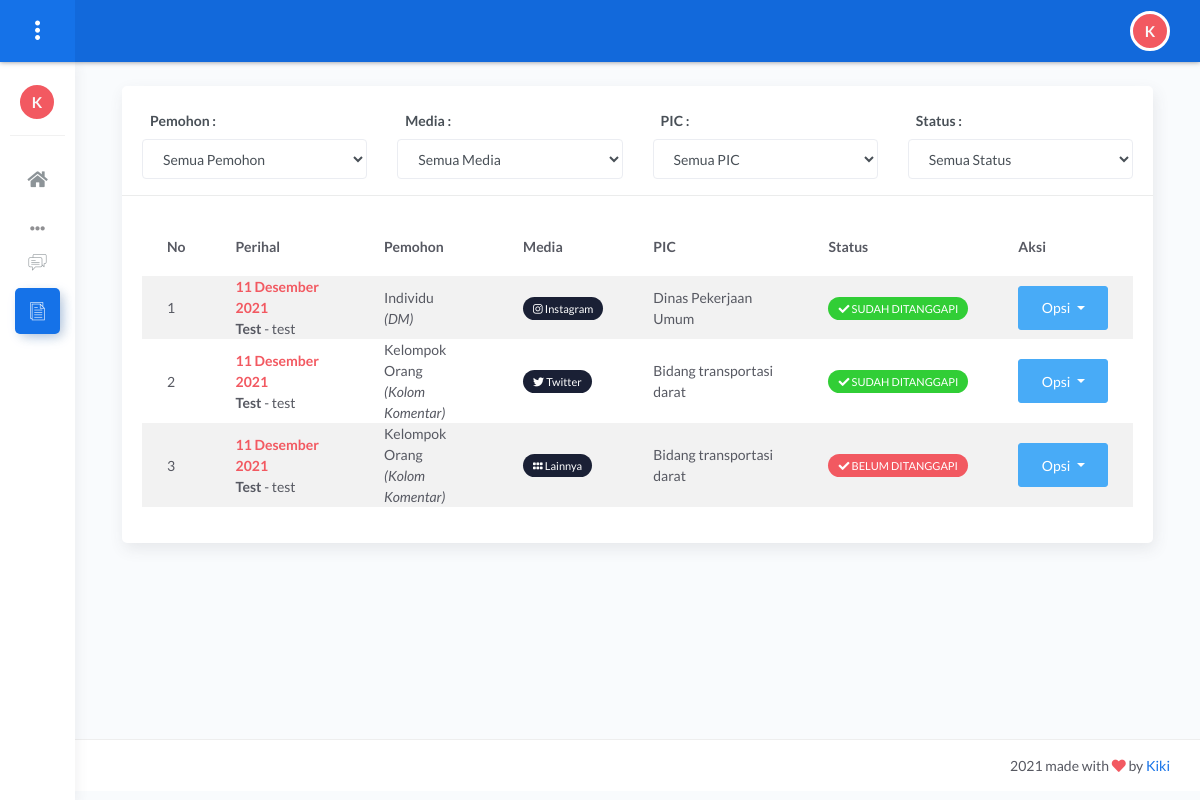
Before: /index.php/pengaduan/show with the older database file.
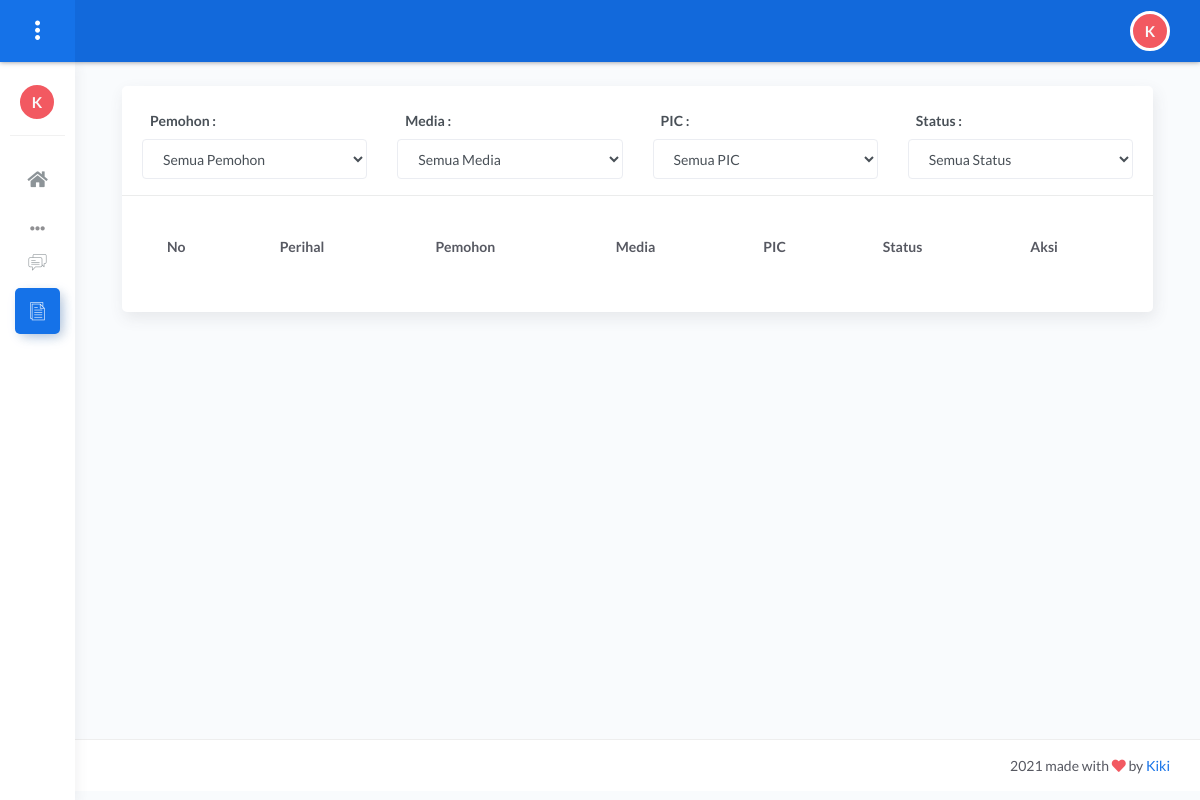
After: the same page with the newer database file.
### tables this page shows
CREATE TABLE IF NOT EXISTS `trans_aduan` (
  `aduan_id` int(11) NOT NULL AUTO_INCREMENT,
  `media_id` int(11) DEFAULT NULL,
  `pic_id` int(11) DEFAULT NULL,
  `aduan_perihal` varchar(100) DEFAULT NULL,
  `aduan_tanggal` date DEFAULT curdate(),
  `aduan_pemohon` enum('Individu','Badan Hukum','Kelompok Orang') DEFAULT 'Individu',
  `aduan_fitur` enum('Kolom Komentar','DM','Media Lainnya') DEFAULT 'Media Lainnya',
  `aduan_gambar` varchar(100) DEFAULT NULL,
  `aduan_status` enum('SUDAH DITANGGAPI','BELUM DITANGGAPI') DEFAULT 'BELUM DITANGGAPI',
  `aduan_keterangan` longtext DEFAULT '-',
  `created` datetime DEFAULT current_timestamp(),
  `updated` datetime DEFAULT current_timestamp() ON UPDATE current_timestamp(),
  PRIMARY KEY (`aduan_id`),
  KEY `FK__master_media` (`media_id`),
  KEY `FK__master_pic` (`pic_id`),
  CONSTRAINT `FK__master_media` FOREIGN KEY (`media_id`) REFERENCES `master_media` (`media_id`) ON DELETE CASCADE ON UPDATE CASCADE,
  CONSTRAINT `FK__master_pic` FOREIGN KEY (`pic_id`) REFERENCES `master_pic` (`pic_id`) ON DELETE CASCADE ON UPDATE CASCADE
);

CREATE TABLE IF NOT EXISTS `master_media` (
  `media_id` int(11) NOT NULL AUTO_INCREMENT,
  `media_nama` varchar(50) DEFAULT '',
  `media_icon` varchar(50) DEFAULT 'fas fa-grip-horizontal',
  `created` datetime DEFAULT current_timestamp(),
  `updated` datetime DEFAULT current_timestamp() ON UPDATE current_timestamp(),
  PRIMARY KEY (`media_id`)
);

CREATE TABLE IF NOT EXISTS `master_pic` (
  `pic_id` int(11) NOT NULL AUTO_INCREMENT,
  `pic_nama` varchar(50) DEFAULT '',
  `created` datetime DEFAULT current_timestamp(),
  `updated` datetime DEFAULT current_timestamp(),
  PRIMARY KEY (`pic_id`)
);

### application/controllers/Pengaduan.php (called while the page is built, shortened)
<?php
	class Pengaduan extends CI_Controller {
		public function __construct(){
			$this->load->library('form_validation');
			$this->load->library('session');
			$this->load->helper(array('form', 'url'));
			$this->load->model("Pic/ModelPic");
			$this->load->model("Media/ModelMedia");
			$this->load->model("Pengaduan/ModelPengaduan");
		}
		public function show(){
			$data["pengaduan"] = $this->ModelPengaduan->getData([], ["trans_aduan.aduan_tanggal" => "DESC"])->result();
			$data["pic"] = $this->ModelPic->getData([])->result();
			$data["media"] = $this->ModelMedia->getData([])->result();
			$data["active"] = "pengaduan-show";
			$data["js"] = "pengaduan/js-show";
			$data["css"] = "pengaduan/css-show";
			$data["content"] = "pengaduan/show";
			$this->load->view('templates/content', $data);
		}
	}
?>

### index.php (called while the page is built, shortened)
<?php
require_once BASEPATH.'core/CodeIgniter.php';

### application/helpers/checker_helper.php (called while the page is built, shortened)
<?php
if(!function_exists("activeMenu")){
  function activeMenu(string $menu, string $value){
    return $menu == $value ? "active" : "";
  }
}
if(!function_exists("tanggalIndo")){
  function tanggalIndo($date)
  {
      $result = "";
      if($date != "" && $date != null){
          $date = date("Y-m-d", strtotime($date));
          $bulan = array("Januari", "Februari", "Maret", "April", "Mei", "Juni", "Juli", "Agustus", "September", "Oktober", "November", "Desember");
          $pecah = explode("-", $date);
          $result =  $pecah[2] . " " . $bulan[(int)$pecah[1] - 1] . " " . $pecah[0];
      }
      return $result;
  }
}

### application/models/Pengaduan/ModelPengaduan.php (called while the page is built, shortened)
<?php
class ModelPengaduan extends CI_Model {
    protected $table_name = "trans_aduan";
    public function getData(array $conditions, array $order = [], string $select = "*", string $groupBy = ""){
        $this->db->select($select);
        $this->db->where($conditions);
        $this->db->from($this->table_name);
        $this->db->join('master_media', 'trans_aduan.media_id = master_media.media_id', 'left');
        $this->db->join('master_pic', 'trans_aduan.pic_id = master_pic.pic_id', 'left');
        foreach($order as $key => $val){
            $this->db->order_by($key, $val);
        }
        return $this->db->get();
    }
}
?>

### application/views/pengaduan/show.php (the view, shortened to what this page needs)
<div class="col-md-12">
  <div class="card">
    <div class="card-header">
      <div class="row">
        <div class="col-3">
          <label style="padding: 8px;" class="font-weight-bold">Pemohon : </label><br>
          <select onchange="searchData(2, this.value)" class="form-control option" style="width: 100%" id="pemohon">
            <option value="">Semua Pemohon</option>
          </select>
        </div>
        <div class="col-3">
          <label style="padding: 8px;" class="font-weight-bold">Media : </label><br>
          <select onchange="searchData(3, this.value)" class="form-control option" style="width: 100%" id="media">
            <option value="">Semua Media</option>
          </select>
        </div>
        <div class="col-3">
          <label style="padding: 8px;" class="font-weight-bold">PIC : </label><br>
          <select onchange="searchData(4, this.value)" class="form-control option" style="width: 100%" id="pic">
            <option value="">Semua PIC</option>
          </select>
        </div>
        <div class="col-3">
          <label style="padding: 8px;" class="font-weight-bold">Status : </label><br>
          <select onchange="searchData(5, this.value)" class="form-control option" style="width: 100%" id="status-pengajuan">
            <option value="">Semua Status</option>
          </select>
        </div>
      </div>
    </div>
    <div class="card-body">
      <div class="table-responsive">
        <table id="multi-filter-select" class="display table table-striped table-hover" >
          <thead>
            <tr>
              <th>No</th>
              <th>Perihal</th>
              <th>Pemohon</th>
              <th>Media</th>
              <th>PIC</th>
              <th>Status</th>
              <th>Aksi</th>
            </tr>
          </thead>
          <tbody>
            <?php
            $i = 1;
            foreach($pengaduan as $val):
              ?>
              <tr id="aduan-<?= $val->aduan_id ?>">
                <td><?=$i ?></td>
                <td>
                  <b class="text-danger"><?= tanggalIndo($val->aduan_tanggal) ?></b><br>
                  <b><?= $val->aduan_perihal ?></b> - <?= $val->aduan_keterangan ?>
                </td>
                <td>
                  <?= $val->aduan_pemohon ?><br>
                  <em class="text-bold">(<?= $val->aduan_fitur; ?>)</em>
                </td>
                <td>
                  <span class="badge badge-default">
                    <i class="<?= $val->media_icon ?>"></i>
                    <?= $val->media_nama ?>
                  </span>
                </td>
                <td><?= $val->pic_nama ?></td>
                <td>
                  <span class='badge <?= $val->aduan_status == DITANGGAPI ? "badge-success" : "badge-danger" ?>'>
                    <i class="fa fa-check"></i> <?= $val->aduan_status ?>
                  </span>
                </td>
                <td>
                  <div class="btn-group">
                    <button type="button" class="btn btn-info dropdown-toggle" data-toggle="dropdown" aria-haspopup="true" aria-expanded="false">
                      Opsi
                    </button>
                  </div>
                </td>
              </tr>
              <?php
              $i++;
            endforeach;
            ?>
          </tbody>
        </table>
      </div>
    </div>
  </div>
</div>

### application/views/templates/content.php (shortened to what this page needs)
<!DOCTYPE html>
<html lang="en">
<head>
    <?php $this->load->view('templates/global-css'); ?>
</head>
<body>
    <div class="wrapper sidebar_minimize">
        <?php $this->load->view('templates/header'); ?>
        <?php $this->load->view('templates/sidenav'); ?>
        <div class="main-panel">
            <div class="content">
                <div class="page-inner">
                    <?php $this->load->view($content); ?>
                </div>
            </div>
            <?php $this->load->view('templates/footer'); ?>
        </div>
    </div>
</body>
</html>

### application/views/templates/global-css.php (shortened to what this page needs)
<link rel="stylesheet" href="<?= base_url('assets/css/bootstrap.min.css'); ?>">
<link rel="stylesheet" href="<?= base_url('assets/css/atlantis.min.css'); ?>">
<link rel="stylesheet" href="<?= base_url('assets/css/demo.css'); ?>">
<?php
if (isset($css)) {
    $this->view($css);
}
?>

### application/views/pengaduan/css-show.php
<link rel="stylesheet" href="<?= base_url('assets/css/select2.min.css') ?>">

### application/views/templates/header.php (shortened to what this page needs)
<div class="main-header">
    <div class="logo-header" data-background-color="blue">
        <div class="nav-toggle">
            <button class="btn btn-toggle toggle-sidebar">
            </button>
        </div>
    </div>
    <nav class="navbar navbar-header navbar-expand-lg" data-background-color="blue2">
        <div class="container-fluid">
            <ul class="navbar-nav topbar-nav ml-md-auto align-items-center">
                <li class="nav-item dropdown hidden-caret">
                    <a class="dropdown-toggle profile-pic" data-toggle="dropdown" href="#" aria-expanded="false">
                        <div class="avatar-sm">
                            <span class="avatar-title bg-danger rounded-circle border border-white text-light" style="font-weight: bold;">K
                            </span>
                        </div>
                    </a>
                </li>
            </ul>
        </div>
    </nav>
</div>

### application/views/templates/sidenav.php (shortened to what this page needs)
<div class="sidebar sidebar-style-2">
    <div class="sidebar-wrapper scrollbar scrollbar-inner">
        <div class="sidebar-content">
            <div class="user">
                <div class="avatar-sm float-left mr-2">
                    <span class="avatar-title bg-danger rounded-circle border border-white text-light" style="font-weight: bold;">K
                    </span>
                </div>
            </div>
            <ul class="nav nav-primary">
                <li class="nav-item <?= activeMenu("dashboard", isset($active) ? $active : ''); ?>">
                    <a href="<?= base_url('/dashboard') ?>">
                        <i class="fas fa-home"></i>
                    </a>
                </li>
                <li class="nav-section">
                    <span class="sidebar-mini-icon">
                        <i class="fa fa-ellipsis-h"></i>
                    </span>
                </li>
                <li class="nav-item <?= activeMenu("pengaduan", isset($active) ? $active : ''); ?>">
                    <a href="<?= base_url('/pengaduan') ?>">
                        <i class="la flaticon-chat-4"></i>
                    </a>
                </li>
                <li class="nav-item <?= activeMenu("pengaduan-show", isset($active) ? $active : ''); ?>">
                    <a href="<?= base_url('/pengaduan/show') ?>">
                        <i class="la flaticon-file-1"></i>
                    </a>
                </li>
            </ul>
        </div>
    </div>
</div>

### application/views/templates/footer.php
<footer class="footer">
  <div class="container-fluid">
    <div class="copyright ml-auto">
      2021 made with <i class="fa fa-heart heart text-danger"></i> by <a href="#">Kiki</a>
    </div>
  </div>
</footer>

Changed rows visible on the page:
removed trans_aduan: aduan_tanggal "11 Desember 2021", aduan_perihal "Test", aduan_keterangan "test", aduan_pemohon "Individu", aduan_fitur "DM", media.media_nama "Instagram", pic.pic_nama "Dinas Pekerjaan Umum", aduan_status "SUDAH DITANGGAPI"
removed trans_aduan: aduan_tanggal "11 Desember 2021", aduan_perihal "Test", aduan_keterangan "test", aduan_pemohon "Kelompok Orang", aduan_fitur "Kolom Komentar", media.media_nama "Twitter", pic.pic_nama "Bidang transportasi darat", aduan_status "SUDAH DITANGGAPI"
removed trans_aduan: aduan_tanggal "11 Desember 2021", aduan_perihal "Test", aduan_keterangan "test", aduan_pemohon "Kelompok Orang", aduan_fitur "Kolom Komentar", media.media_nama "Lainnya", pic.pic_nama "Bidang transportasi darat", aduan_status "BELUM DITANGGAPI"
